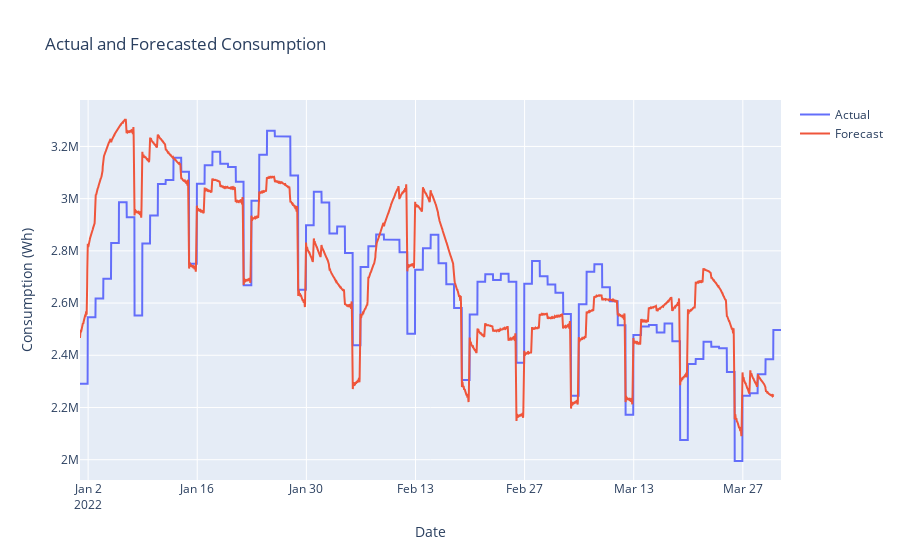

Notebook code for this chart:
### Code cell
# plot fcst_df and prod_df on the same plotly figure
fig = go.Figure()
fig.add_trace(go.Scatter(x=cons_df.index, y=cons_df['Total énergie soutirée (Wh)'], name='Actual'))
fig.add_trace(go.Scatter(x=fcst_df.index, y=fcst_df['Total énergie soutirée (Wh)'], name='Forecast'))
fig.update_layout(
    title='Actual and Forecasted Consumption',
    xaxis_title='Date',
    yaxis_title='Consumption (Wh)'
)

### Figure 1 — Plotly figure (JSON) as saved in the notebook; plotly's stock layout.template omitted (floating-point values rounded to 4 significant figures; data arrays with more than 128 entries replaced by an {"elided": "..."} marker saying what was removed)
{"data": [{"name": "Actual", "x": {"elided": "4318 str values"}, "y": {"elided": "4318 float values"}, "type": "scatter"}, {"name": "Forecast", "x": {"elided": "4273 str values"}, "y": {"elided": "4273 float values"}, "type": "scatter"}], "layout": {"title": {"text": "Actual and Forecasted Consumption"}, "xaxis": {"title": {"text": "Date"}}, "yaxis": {"title": {"text": "Consumption (Wh)"}}}}
